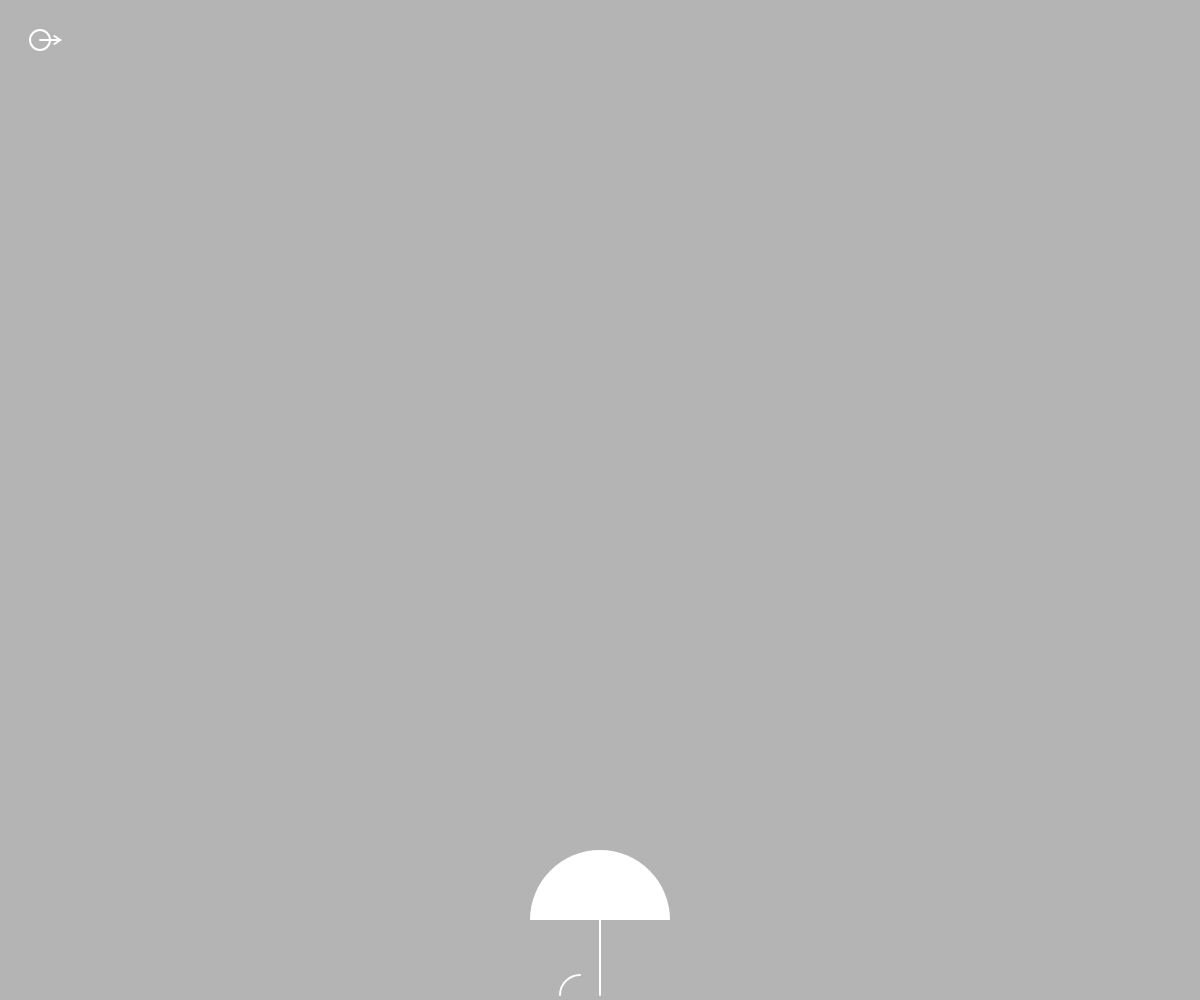
Frame 1 (no input)
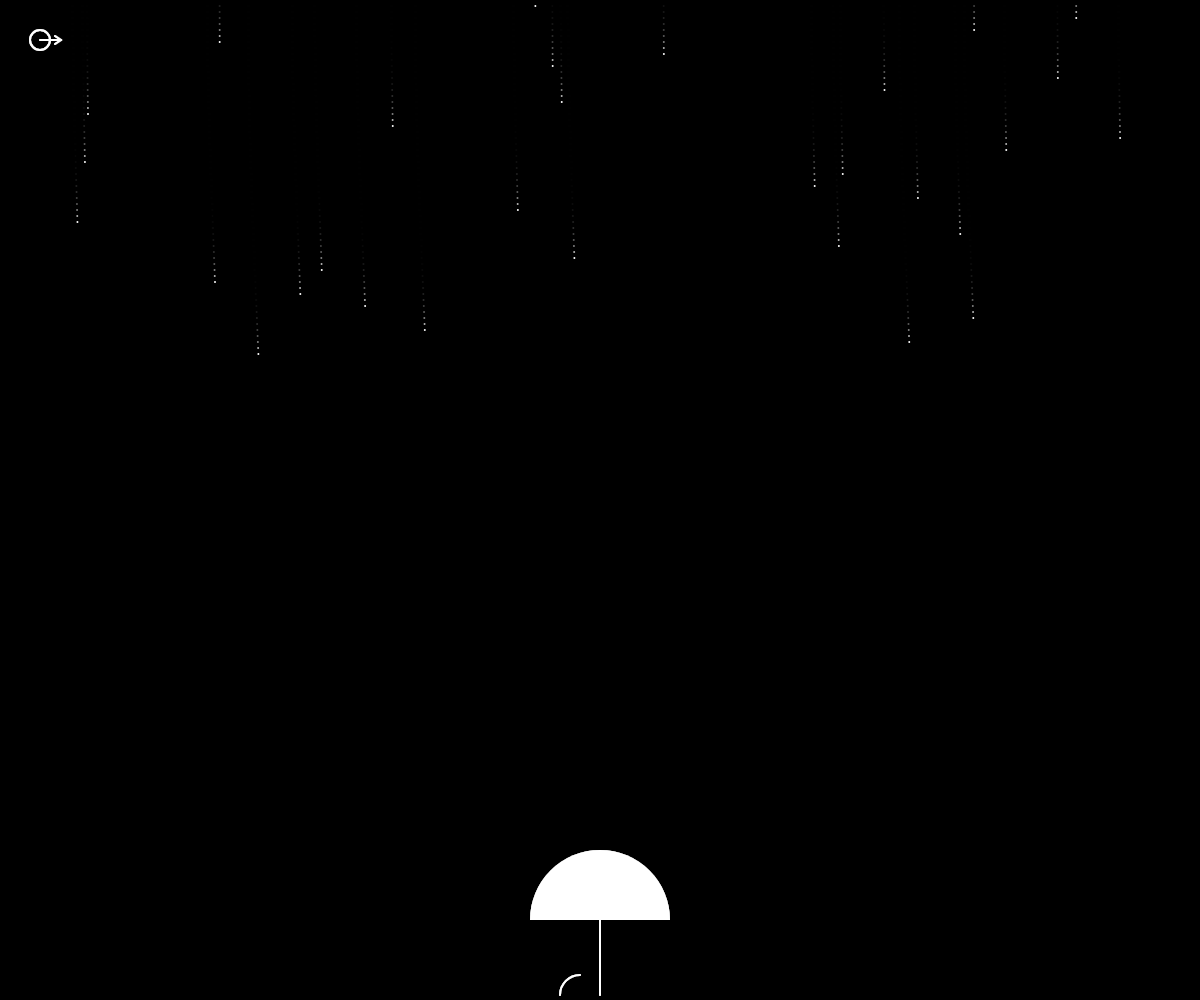
Frame 60 (no input)
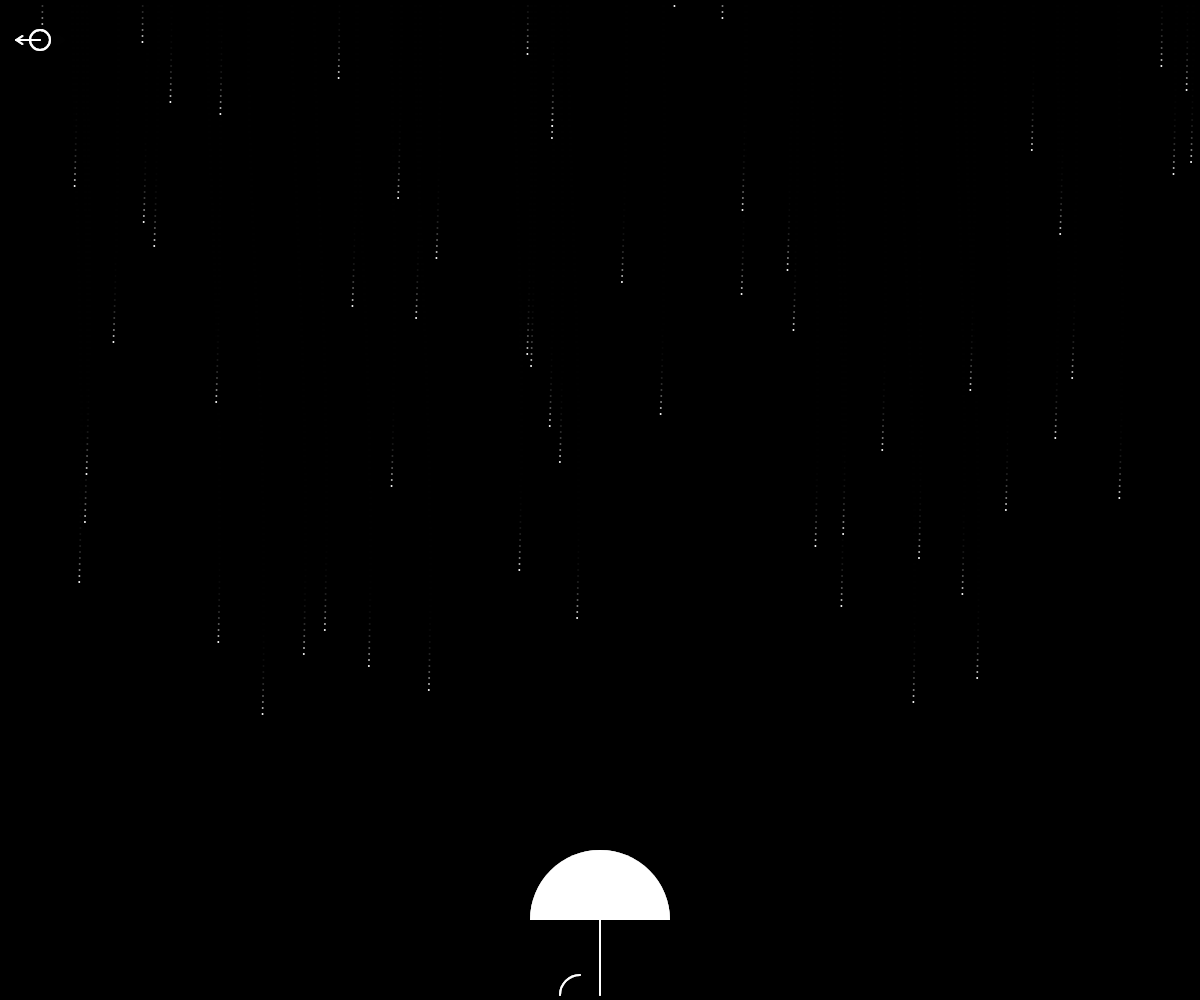
Frame 120 (the mouse pressed at the canvas centre since frame 60)

The p5.js sketch that drew these frames (run headless with seeded random() and noise() and a simulated clock; from frame 60 on, the mouse is pressed at the canvas centre):

// p5.js sketch
// ── sketch.js
// --- 設定 ---
let balls = [];
const MAX_BALLS = 150;
const SPAWN_INTERVAL = 2;
const SPEED = 6;
const SIZE = 2;
const R = SIZE / 2;

// 傘
let canopyR = 70;
let stemH = 80;
let hookR = 20;

// スライド関連
const SLIDE_SPEED = SPEED * 0.9;
const EDGE_EPS = 0.02;

// --- 風パラメータ ---
let wind = 0;
let windT = 0;
const WIND_MAX = 3.0;
const WIND_NOISE_INC = 0.005;
const WIND_RESP = 0.05;
const WIND_PULL = 0.02;
const SLIDE_WIND_GAIN = 0.15;

// --- 棒人間関連（1人ずつ出現、0〜10秒ランダム間隔） ---
let walker = null;      // 現在の棒人間（いない時は null）
let nextWalkerTime = 0; // 次に出す時間（frameCount 基準）

function setup() {
  createCanvas(windowWidth, windowHeight);
  scheduleNextWalker(); // 最初の登場予約
}

function windowResized() {
  resizeCanvas(windowWidth, windowHeight);
  for (let b of balls) b.x = constrain(b.x, 0, width);
}

// --- 棒人間出現スケジューリング ---
function scheduleNextWalker() {
  const delaySec = random(0, 10);               // 0〜10秒
  nextWalkerTime = frameCount + delaySec * 60;  // 60fps想定
}

function spawnWalker() {
  const fromLeft = random() < 0.5;
  walker = {
    x: fromLeft ? -40 : width + 40,
    dir: fromLeft ? 1 : -1,
    baseSpeed: 2.2,     // 傘下ではこの速度で歩く
    speed: 0,           // ← 初期は停止（傘の下だけ歩く仕様）
    ampLeg: 12,
    ampArm: 14,
    phase: 0,
    walking: false      // 傘の下にいる間だけ true
  };
}

function spawnBall() {
  balls.push({
    x: random(width),
    y: 0,
    vx: 0,
    vy: SPEED,
    mode: "fall",   // "fall" or "slide"
    theta: null,    // スライド時の角度 [PI, TWO_PI]
    side: 0         // -1: 左へ滑る, +1: 右へ滑る
  });
}

function draw() {
  background(0, 0, 0, 75);

  // --- 風（Perlin noise でゆっくり変化） ---
  windT += WIND_NOISE_INC;
  const targetWind = map(noise(windT), 0, 1, -WIND_MAX, WIND_MAX);
  wind = lerp(wind, targetWind, WIND_RESP);

  // 傘（マウスXに追従、最下部固定）
  const umbrellaCX = constrain(mouseX || width / 2, 0, width);
  const umbrellaCY = height - stemH;

  // 雨生成（時間差スポーン）
  if (balls.length < MAX_BALLS && frameCount % SPAWN_INTERVAL === 0) {
    spawnBall();
  }

  noStroke();
  fill(255);

  // --- 雨の更新 ---
  for (let b of balls) {
    if (b.mode === "slide") {
      // 円弧上を角度で移動（風の接線成分も加算）
      let dTheta = b.side * (SLIDE_SPEED / (canopyR + R));
      const s = wind * (-Math.sin(b.theta)); // 接線 t = (-sinθ, cosθ)
      dTheta += (s * SLIDE_WIND_GAIN) / (canopyR + R);
      b.theta += dTheta;

      b.x = umbrellaCX + (canopyR + R) * Math.cos(b.theta);
      b.y = umbrellaCY + (canopyR + R) * Math.sin(b.theta);

      // 端まで来たら落下へ解放
      if ((b.side === -1 && b.theta <= Math.PI + EDGE_EPS) ||
          (b.side === +1 && b.theta >= TWO_PI - EDGE_EPS)) {
        const tx = -Math.sin(b.theta);
        const ty =  Math.cos(b.theta);
        const v   = max(SLIDE_SPEED, SPEED * 0.8);
        const s0  = wind * tx;
        b.vx = tx * v + s0 * SLIDE_WIND_GAIN;
        b.vy = max(ty * v, SPEED * 0.8);
        b.mode = "fall";
        b.theta = null;
        b.side = 0;
      }
    } else {
      // 通常落下：横速度は風へ寄せる
      b.vx = lerp(b.vx, wind, WIND_PULL);
      b.x += b.vx;
      b.y += b.vy;

      // 傘（上半円）との接触チェック
      const dx = b.x - umbrellaCX;
      const dy = b.y - umbrellaCY;
      const distance = Math.hypot(dx, dy); // ← 予約語 dist は使わない
      const target = canopyR + R;

      if (b.y <= umbrellaCY && distance <= target) {
        let theta = Math.atan2(dy, dx);
        if (theta < 0) theta += TWO_PI;

        if (theta >= Math.PI && theta <= TWO_PI) {
          // スライド開始：円周上に固定
          b.mode = "slide";
          const nx = dx / (distance || 1), ny = dy / (distance || 1);
          b.x = umbrellaCX + (canopyR + R) * nx;
          b.y = umbrellaCY + (canopyR + R) * ny;
          b.theta = theta;
          b.side = (dx < 0) ? -1 : +1;
        } else {
          // 上半分以外は軽く押し戻す（貫通防止）
          const nx = dx / (distance || 1), ny = dy / (distance || 1);
          const pushOut = target - distance + 0.5; // ← 予約語 push は使わない
          b.x += nx * pushOut;
          b.y += ny * pushOut;
        }
      }
    }

    // 画面外に落ち切ったら再スポーン風に戻す
    if (b.y > height + R) {
      b.y = 0; b.x = random(width); b.vx = 0; b.vy = SPEED;
      b.mode = "fall"; b.theta = null; b.side = 0;
    }

    ellipse(b.x, b.y, SIZE, SIZE);
  }

  // --- 傘の描画 ---
  drawUmbrella(umbrellaCX, height);

  // --- 棒人間（傘の下にいる時だけ歩く） ---
  if (walker) {
    updateWalker(umbrellaCX);   // 状態更新
    if (walker) drawWalker();   // null でないことを再確認して描画
  } else if (frameCount >= nextWalkerTime) {
    spawnWalker();
  }

  // --- 風インジケータ ---
  drawWindIndicator(wind);
}

// --- 傘 ---
function drawUmbrella(cx, bottomY) {
  // 柄
  stroke(255);
  strokeWeight(2);
  line(cx, bottomY - stemH, cx, bottomY - 5);

  // フック
  noFill();
  arc(cx - hookR, bottomY - 5, hookR * 2, hookR * 2, PI, PI + HALF_PI);

  // 天蓋（半円）
  noStroke();
  fill(255);
  arc(cx, bottomY - stemH, canopyR * 2, canopyR * 2, PI, TWO_PI);
}

// --- 棒人間（傘の下だけ歩くロジック） ---
function updateWalker(umbrellaCX) {
  const dx = walker.x - umbrellaCX;
  const ENTER = canopyR - 6;   // 入り閾値（少し狭め）
  const EXIT  = canopyR + 10;  // 出る閾値（少し広め）

  // 傘の下に「入ったら」歩き出す
  if (!walker.walking && Math.abs(dx) <= ENTER) {
    walker.walking = true;
    walker.speed = walker.baseSpeed;
  }
  // 傘の下から「出たら」止まる
  else if (walker.walking && Math.abs(dx) >= EXIT) {
    walker.walking = false;
    walker.speed = 0;
  }

  // 位置＆アニメ位相
  walker.x += walker.dir * walker.speed;
  if (walker.walking) {
    walker.phase += 0.12;   // 歩いている時だけスイング更新
  }

  // 画面外に出たら削除して次を予約
  if (walker.dir === 1 && walker.x > width + 40) {
    walker = null;
    scheduleNextWalker();
  } else if (walker.dir === -1 && walker.x < -40) {
    walker = null;
    scheduleNextWalker();
  }
}

function drawWalker() {
  const groundY = height - 6;
  const torsoLen = 24;
  const legLen   = 18;
  const armLen   = 16;
  const headR    = 8;

  const hipX = walker.x;
  const hipY = groundY - legLen;
  const shX  = hipX;
  const shY  = hipY - torsoLen;

  // 歩行中のみスイング、停止中は静止
  const s = walker.walking ? Math.sin(walker.phase) : 0;
  const strideLeg = walker.ampLeg * s;
  const strideArm = walker.ampArm * -s;

  stroke(255);
  strokeWeight(2);
  noFill();

  // 脚
  line(hipX, hipY, hipX - strideLeg * walker.dir, groundY);
  line(hipX, hipY, hipX + strideLeg * walker.dir, groundY);

  // 胴体
  line(shX, shY, hipX, hipY);

  // 腕
  line(shX, shY, shX - strideArm * 0.8 * walker.dir, shY + armLen);
  line(shX, shY, shX + strideArm * 0.8 * walker.dir, shY + armLen);

  // 頭
  ellipse(shX, shY - headR - 2, headR * 2, headR * 2);
}

// --- 風インジケータ ---
function drawWindIndicator(w) {
  push(); // p5.js の状態保存（予約済み関数）
  const cx = 40, cy = 40;
  const len = 20 + 20 * abs(w) / WIND_MAX; // 強いほど長く
  stroke(255);
  strokeWeight(2);
  noFill();
  ellipse(cx, cy, 20, 20);
  line(cx, cy, cx + len * Math.sign(w || 1), cy);
  const dir = Math.sign(w || 1);
  const x2 = cx + len * dir;
  line(x2, cy, x2 - 6 * dir, cy - 4);
  line(x2, cy, x2 - 6 * dir, cy + 4);
  pop();  // 復元
}
